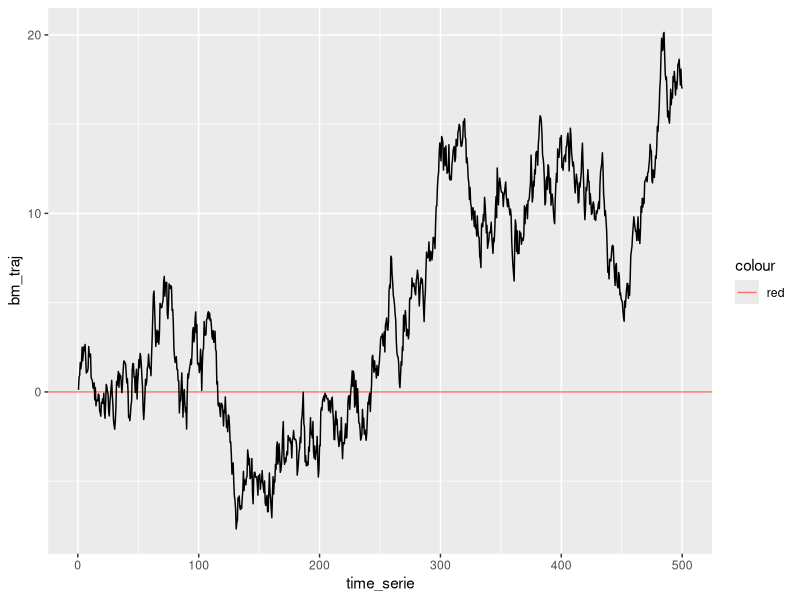
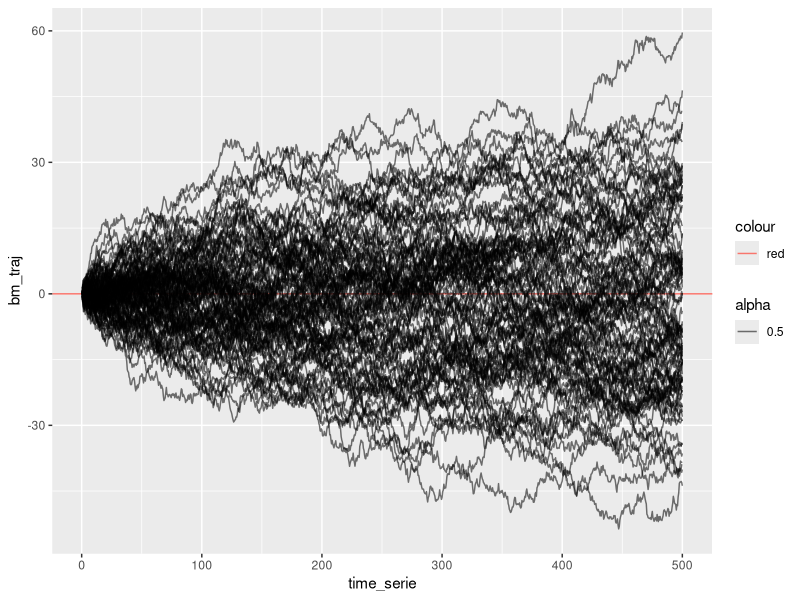

These figures' R source, in order:
library(ggplot2)

# Number of BM indep coordinates
N <- 1000
time_delta <- 0.5

generate_brownian_motion_traj <- function(N, time_delta, variance = 1) {
    # BM indep vector
    bm_indep <- rnorm(N, mean = 0, sqrt(time_delta * variance))

    # The trajectory
    bm_traj <- cumsum(bm_indep)
    time_serie <- cumsum(rep(time_delta, N))

    return(data.frame(time_serie = time_serie, bm_traj = bm_traj))
}

bm_traj_and_time <- generate_brownian_motion_traj(N, time_delta, 1)

# Plotting
ggplot(bm_traj_and_time) +
    aes(x = time_serie, y = bm_traj) +
    geom_hline(aes(yintercept = 0, color = "red")) +
    geom_line()

# Generate multiple BM
n <- 100
multiple_BM <- do.call(rbind, lapply(seq(1,n,1), function(idx) {
    data <- generate_brownian_motion_traj(N, time_delta)
    data$id <- rep(idx, N)
    data <- data[,c(3,1:2)]
    return(data)
}))

## Plotting multiple BMs
ggplot(multiple_BM) +
    aes(x = time_serie, y = bm_traj, group = as.factor(id), alpha = 0.5) +
    geom_hline(aes(yintercept = 0, color = "red")) +
    geom_line()

# For phylogenic tree

generate_phylo_tree <- function(n_tips, max_time) {
    
}